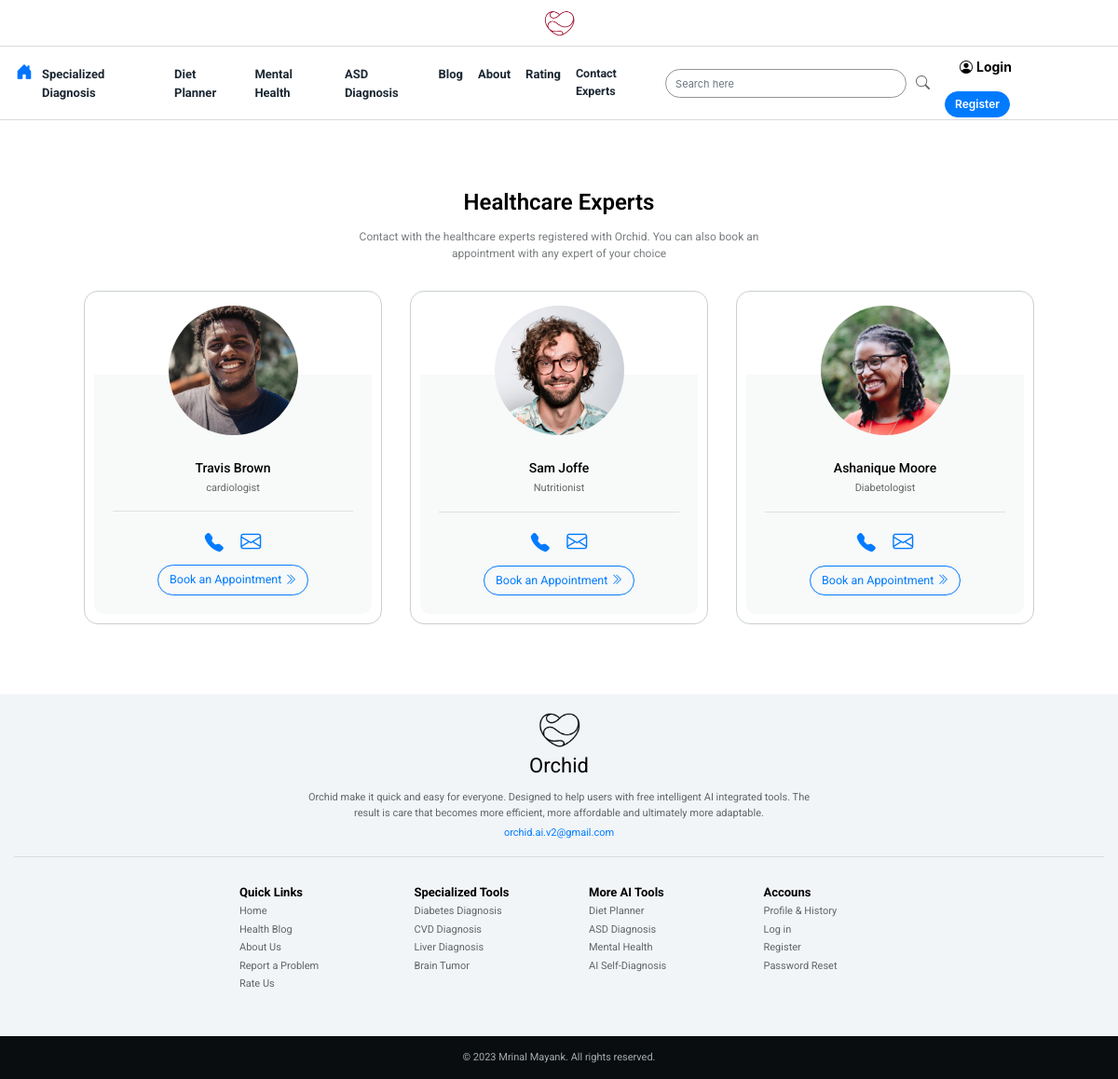
Page /healthcareexperts/ on the committed database.
### MAINAPP/models.py (models this page shows, shortened)
class HealthcareExpert(models.Model):
	expert_username = models.CharField(max_length= 1000)
	expert_name = models.CharField(max_length= 1000, blank=True)
	expert_email = models.CharField(max_length= 1000,blank=True)
	expert_designation= models.CharField(max_length= 2000)
	expert_specialization= models.CharField(max_length= 4000)
	expert_address= models.CharField(max_length= 4000)
	expert_contact= models.CharField(max_length= 1000)
	expert_image = models.ImageField(null=True, blank=True)
	@property
	def expert_imageURL(self):
		try:
			url = self.expert_image.url
		except:
			url = ''
		return url

### MAINAPP/views.py (the view)
# urls.py: path('healthcareexperts/', views.healthcareexperts,name='healthcareexperts'),
def healthcareexperts(request):
	experts = HealthcareExpert.objects.all()
	context = {'experts':experts}
	return render(request, 'MAINAPP/healthcareexperts.html', context)

### templates/MAINAPP/healthcareexperts.html (shortened to what this page needs)
{%  extends 'MAINAPP/home.html' %}
{% load static %}
{% block content %}
<div class="bground1 container" style="padding:5%">
  <div class="col-lg-6 container">
    <p style="margin:10px;font-size:24px;font-weight:600;color:black;font-family: 'Roboto', sans-serif;text-align:center">Healthcare Experts</p>
    <p  style="text-align:center;padding:0px;font-size:12px;color:#797D7F;font-weight:400;font-family: 'Roboto', sans-serif;">Contact with the healthcare experts registered with Orchid. You can also book an appointment with any expert of your choice</p>
  </div>
  <div class="row">
    {% for i in experts %}
    <div class="col-lg-4 col-md-6 col-sm-10" style="margin-left:auto;margin-right:auto;display:flex;flex-wrap:wrap;padding:15px;">
      <div class="" style="width:100%;border-radius:15px;border:1px solid #CACFD2;padding:10px;">
        <div class="text-center">
          <img class="sharp"src="{{ i.expert_imageURL }}"  style="width:140px;padding:5px;border-radius:300px;width:50%" >
        </div>
        <div class="" style="background:#F8F9F9;padding:20px;margin-top:-70px;border-radius:0px 0px 10px 10px ">
          <p style="margin:3px;font-size:14px;font-weight:500;color:black;font-family: 'Roboto', sans-serif;text-align:center">{{i.expert_name}}</p>
          <p style="text-align:center;font-size:11px;font-weight:400;color:	 #666666;font-family: 'Roboto', sans-serif;">{{i.expert_designation}}</p>
          <hr>
          <div class="text-center">
            <label ><a href="tel:{{ i.expert_contact }}"><i class="bi bi-telephone-fill" style="margin:7px;font-size:20px;"></i></a></label>
           <label ><a href="mailto:{{ i.expert_email }}"><i class="bi bi-envelope" style="margin:7px;font-size:22px;"></i></a></label>
           <br>
           <a class="btn btn-outline-primary"data-product="{{ i.id }}"  href="{% url 'appointment' i.id %}" style="font-family: 'Roboto', sans-serif;border-radius:30px;border-width:1px;font-size:12.5px;margin:auto;font-weight:400;">Book an Appointment <i class="bi bi-chevron-double-right"></i></a>
          </div>
        </div>
      </div>
    </div>
    {% endfor %}
  </div>
</div>
{% endblock content %}

### templates/MAINAPP/home.html (shortened to what this page needs)
<!DOCTYPE html>
{% load static %}
<html lang="en" dir="ltr">
  <head>
    <link rel="stylesheet" href="https://cdn.jsdelivr.net/npm/bootstrap@4.6.0/dist/css/bootstrap.min.css">
<link rel="stylesheet" href="https://cdn.jsdelivr.net/npm/bootstrap-icons@1.5.0/font/bootstrap-icons.css">
<link rel="stylesheet" href="https://cdnjs.cloudflare.com/ajax/libs/font-awesome/4.7.0/css/font-awesome.min.css">
<link rel="stylesheet" type="text/css" href="{% static 'css/main.css' %}">
<link rel="stylesheet" href="https://unpkg.com/aos@next/dist/aos.css" />
  </head>
  <body onload="load()">
    <nav class="navbar  navbar-expand-lg navbar-light fixed-top navbackdrop" style="justify-content:center;background:rgba(255,255,255,0.8);border-bottom:1px solid #D7DBDD  ;margin-right:auto;margin-left:auto;">
      <img class=""src="{% static 'images/logo4.png'%}" alt="" style="width:33px;">
</nav>
<nav class=" navbar  navbar-expand-lg navbar-light" style="padding:2px;background:white; margin-right:auto;margin-left:auto;padding:53px 15px 2px 15px;border-bottom:1px solid #D7DBDD  ;">
<div class="collapse navbar-collapse " id="navbarSupportedContent" >
  <ul class="navbar-nav" style="width:100%;">
    <li class="nav-item "><a class="nav-link navbttn" href="{% url 'home' %}" style="font-size: 18px;color:#0074FF;padding:2px;"><i class="bi bi-house-door-fill"></i> </a></li>
    <li class="nav-item "><a class="nav-link navbttn" href="{% url 'diagnosistools' %}" style="font-size: 13px;font-family: 'Roboto', sans-serif;color:#1C2833;"><b style="font-weight:700;">Specialized Diagnosis</b></a></li>
            <li class="nav-item "><a class="nav-link navbttn" href="{% url 'diet_plan' %}" style="font-size: 13px;font-family: 'Roboto', sans-serif;color:#1C2833;"><b style="font-weight:700;">Diet Planner</b></a></li>
    <li class="nav-item "><a class="nav-link navbttn" href="{% url 'mentalhealth' %}" style="font-size: 13px;font-family: 'Roboto', sans-serif;color:#1C2833;"><b style="font-weight:700;">Mental Health</b></a></li>
    <li class="nav-item "><a class="nav-link navbttn" href="{% url 'ASDdiagnosis' %}" style="font-size: 13px;font-family: 'Roboto', sans-serif;color:#1C2833;"><b style="font-weight:700;">ASD Diagnosis</b></a></li>
        <li class="nav-item "><a class="nav-link navbttn" href="{% url 'article' %}" style="font-size: 13px;font-family: 'Roboto', sans-serif;color:#1C2833;"><b style="font-weight:700;">Blog</b></a></li>
    <li class="nav-item "><a class="nav-link navbttn" href="{% url 'about' %}" style="font-size: 13px;font-family: 'Roboto', sans-serif;color:#1C2833;"><b style="font-weight:700;">About</b></a></li>
    <li class="nav-item "><a class="nav-link navbttn" href="{% url 'rating' %}" style="font-size: 13px;font-family: 'Roboto', sans-serif;color:#1C2833;"><b style="font-weight:700;">Rating</b></a></li>
    <li class="nav-item "><a class="nav-link navbttn" href="{% url 'healthcareexperts' %}" style="font-size: 12.5px;font-family: 'Roboto', sans-serif;color:#1C2833;"><b style="font-weight:700;">Contact Experts</b></a></li>
  </ul>
  <div style="margin-left:auto">
    <form class="form-inline"  method="get" action="/search">
    <div class="input-group" style="border-radius:50px;padding:0px;width:300px">
    <input class="form-control searchbar" type="search" name="query" id="query" placeholder="Search here"
    style="background:transparent;border:0px;padding:10px;margin:0px;font-size:11px;border-radius:50px;border:1px solid #909497;color:black;">
    <span class="input-group-append">
    <button class="searchbutton" type="submit" style="border-radius:50px;border:0px;font-size: 15px;background:transparent;margin-right:10px;margin-left:5px;color:#626567;"><i class="bi bi-search"></i></button>
    </span>
      </div>
    </form>
  </div>
</div>
<div style="margin-left:auto;">
  {% if user.is_authenticated %}
<a class=" navbttn" href="{% url 'accounts' %}" style="font-size: 13px;color:#1C2833;text-decoration:none;"><b style="font-weight:700;"><i class="bi bi-person-circle"></i> Account &nbsp</b></a>
<a class="btn btn-outline-primary" href="{% url 'logout' %}"style="border-radius:30px;border-width:1px;font-size:14px;margin:auto;font-weight:600;padding:4px 8px 4px 8px">Logout</a>
      {% else %}
      <label class="nav-item "><a class="nav-link navbttn" href="{% url 'user_login' %}" style="font-size: 14px;color:black;"><i class="bi bi-person-circle"></i> <b  style="font-weight:700;">Login </b></a></label>
      <a class="btn btn-primary" href="{% url 'register' %}" style="border-radius:30px;font-size:12px;margin:auto;margin-right:10px;font-weight:600;padding:4px 10px 4px 10px;">Register</a>
      {% endif %}
</div>
</nav>
  {% block content %}{% endblock content %}
<div class="">
  <div class="" style="background:rgba(222, 229, 237,0.4);padding:15px;">
    <div class="text-center">
      <img class=""src="{% static 'images/logo3.png'%}" alt="" style="width:45px;">
    </div>
    <p style="text-align:center;font-size:22px;color:black ;font-weight:400;font-family: 'Roboto', sans-serif;text-align:center;margin:0px;margin-bottom:10px">Orchid</p>
    <p class="col-lg-6 col-md-8"style="text-align:center;font-size:11px;color:#626567 ;font-family: 'Roboto', sans-serif;text-align:center;margin:0px;margin-left:auto;margin-right:auto;">Orchid make it quick and easy for everyone. Designed to help users with free intelligent AI integrated tools. The result is care that becomes more efficient, more affordable and ultimately more adaptable.</p>
    <p style="margin-top:5px;font-size:11px;font-weight:400;color:#B6BBB9 ;font-family: 'Roboto', sans-serif;text-align:center;"><a href="mailto:orchid.ai.v2@gmail.com">orchid.ai.v2@gmail.com</a></p>
    <hr>
    <div class="row col-xl-8 col-lg-10 col-md-12 col-sm-12 col-12" style="margin-left:auto;margin-right:auto;margin-top:0px;" >
      <div class="col-lg-3 col-md-3 col-sm-6 col-6"style="margin-left:auto;margin-right:auto;display:flex;flex-wrap:wrap;padding:10px;">
        <div class="" style="width:100%;padding:20px;padding-top:0px;">
          <p style="font-size:13px;color:black;font-weight:700;margin:2px;font-family: 'Roboto', sans-serif;">Quick Links</p>
          <p style="font-size:11px;margin:2px;"><a style="color:#626567 ;font-family: 'Roboto', sans-serif;"href="{% url 'home' %}">Home</a></p>
          <p style="font-size:11px;margin:2px;"><a style="color:#626567 ;font-family: 'Roboto', sans-serif;"href="{% url 'article' %}">Health Blog</a></p>
          <p style="font-size:11px;margin:2px;"><a style="color:#626567 ;font-family: 'Roboto', sans-serif;"href="{% url 'about' %}">About Us</a></p>
          <p style="font-size:11px;margin:2px;"><a style="color:#626567;font-family: 'Roboto', sans-serif;"href="{% url 'report' %}">Report a Problem</a></p>
          <p style="font-size:11px;margin:2px;"><a style="color:#626567;font-family: 'Roboto', sans-serif;"href="{% url 'rating' %}">Rate Us</a></p>
        </div>
      </div>
      <div class="col-lg-3 col-md-3 col-sm-6 col-6"style="margin-left:auto;margin-right:auto;display:flex;flex-wrap:wrap;padding:10px;">
        <div class="" style="width:100%;padding:20px;padding-top:0px;">
          <p style="font-size:13px;color:black;font-weight:700;margin:2px;font-family: 'Roboto', sans-serif;">Specialized Tools</p>
          <p style="font-size:11px;margin:2px;"><a style="color:#626567 ;font-family: 'Roboto', sans-serif;"href="{% url 'diabetes_risk' %}">Diabetes Diagnosis</a></p>
          <p style="font-size:11px;margin:2px;"><a style="color:#626567 ;font-family: 'Roboto', sans-serif;"href="{% url 'cvd_prediction' %}">CVD Diagnosis</a></p>
          <p style="font-size:11px;margin:2px;"><a style="color:#626567 ;font-family: 'Roboto', sans-serif;"href="{% url 'liver_diagnosis' %}">Liver Diagnosis</a></p>
          <p style="font-size:11px;margin:2px;"><a style="color:#626567 ;font-family: 'Roboto', sans-serif;"href="{% url 'detect_brain_tumor' %}">Brain Tumor</a></p>
        </div>
      </div>
      <div class="col-lg-3 col-md-3 col-sm-6 col-6"style="margin-left:auto;margin-right:auto;display:flex;flex-wrap:wrap;padding:10px;">
        <div class="" style="width:100%;padding:20px;padding-top:0px;">
          <p style="font-size:13px;color:black;font-weight:700;margin:2px;font-family: 'Roboto', sans-serif;">More AI Tools</p>
          <p style="font-size:11px;margin:2px;"><a style="color:#626567 ;font-family: 'Roboto', sans-serif;"href="{% url 'diet_plan' %}">Diet Planner</a></p>
          <p style="font-size:11px;margin:2px;"><a style="color:#626567 ;font-family: 'Roboto', sans-serif;"href="{% url 'ASDdiagnosis' %}">ASD Diagnosis</a></p>
          <p style="font-size:11px;margin:2px;"><a style="color:#626567 ;font-family: 'Roboto', sans-serif;"href="{% url 'mentalhealth' %}">Mental Health </a></p>
          <p style="font-size:11px;margin:2px;"><a style="color:#626567 ;font-family: 'Roboto', sans-serif;"href="{% url 'healthcheckup' %}">AI Self-Diagnosis</a></p>
        </div>
      </div>
      <div class="col-lg-3 col-md-3 col-sm-6 col-6"style="margin-left:auto;margin-right:auto;display:flex;flex-wrap:wrap;padding:10px;">
        <div class="" style="width:100%;padding:20px;padding-top:0px;">
          <p style="font-size:13px;color:black;font-weight:700;margin:2px;font-family: 'Roboto', sans-serif;">Accouns</p>
                    <p style="font-size:11px;margin:2px;"><a style="color:#626567 ;font-family: 'Roboto', sans-serif;"href="{% url 'accounts' %}">Profile & History</a></p>
          <p style="font-size:11px;margin:2px;"><a style="color:#626567 ;font-family: 'Roboto', sans-serif;"href="{% url 'user_login' %}">Log in</a></p>
          <p style="font-size:11px;margin:2px;"><a style="color:#626567 ;font-family: 'Roboto', sans-serif;"href="{% url 'register' %}">Register</a></p>
          <p style="font-size:11px;margin:2px;"><a style="color:#626567 ;font-family: 'Roboto', sans-serif;"href="{% url 'reset_password' %}">Password Reset</a></p>
        </div>
      </div>
    </div>
  </div>
  <div class="" style="background:#090d10;padding:15px;">
  <p style="text-align:center;font-size:11px;color:#A6ACAF ;font-family: 'Roboto', sans-serif;text-align:center;margin:0px;">© 2023 Mrinal Mayank. All rights reserved.</p>
  </div>
</div>
  </body>
</html>

### static/css/main.css (style rules this page uses)
.bground1,.loginwindow { animation: fadeInAnimation ease 4s; animation-iteration-count: 1; animation-fill-mode: backwards; }
.sharp { image-rendering: -moz-crisp-edges; image-rendering: -o-crisp-edges; image-rendering: -webkit-optimize-contrast; image-rendering: crisp-edges; -ms-interpolation-mode: nearest-neighbor; }

### templates/MAINAPP/home.html (style rules this page uses)
.navbackdrop { backdrop-filter:blur(8px); }

### rows in the picture
HealthcareExpert: expert_imageURL (picture), expert_name "Travis Brown", expert_designation "cardiologist"
HealthcareExpert: expert_imageURL (picture), expert_name "Sam Joffe", expert_designation "Nutritionist"
HealthcareExpert: expert_imageURL (picture), expert_name "Ashanique Moore", expert_designation "Diabetologist"
